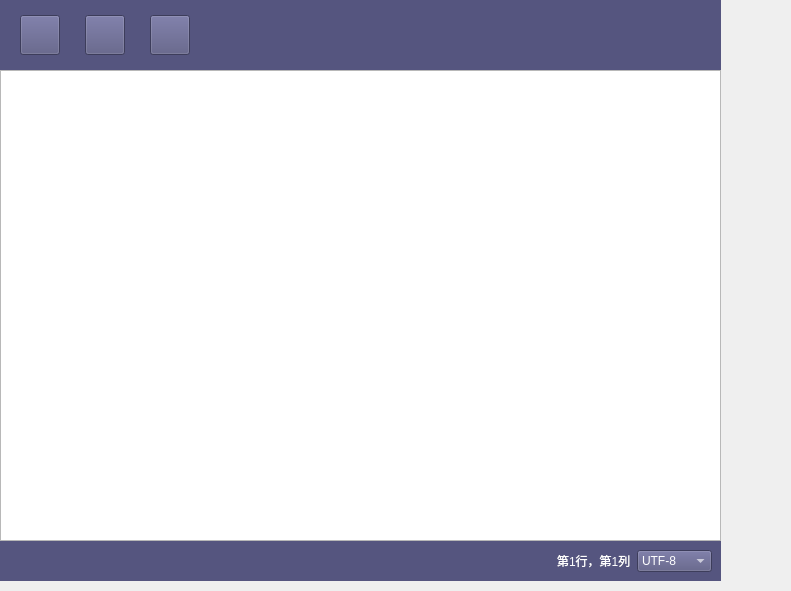
<?xml version="1.0" encoding="UTF-8"?>
<ui version="4.0">
 <class>Widget</class>
 <widget class="QWidget" name="Widget">
  <property name="geometry">
   <rect>
    <x>0</x>
    <y>0</y>
    <width>791</width>
    <height>591</height>
   </rect>
  </property>
  <property name="windowTitle">
   <string>note</string>
  </property>
  <property name="windowIcon">
   <iconset resource="sourse.qrc">
    <normaloff>:/qtui/note.jpg</normaloff>:/qtui/note.jpg</iconset>
  </property>
  <widget class="QWidget" name="layoutWidget">
   <property name="geometry">
    <rect>
     <x>0</x>
     <y>0</y>
     <width>721</width>
     <height>581</height>
    </rect>
   </property>
   <layout class="QVBoxLayout" name="verticalLayout">
    <property name="spacing">
     <number>0</number>
    </property>
    <property name="sizeConstraint">
     <enum>QLayout::SetDefaultConstraint</enum>
    </property>
    <item>
     <widget class="QWidget" name="ceilingwidget" native="true">
      <property name="minimumSize">
       <size>
        <width>0</width>
        <height>70</height>
       </size>
      </property>
      <property name="baseSize">
       <size>
        <width>0</width>
        <height>80</height>
       </size>
      </property>
      <property name="styleSheet">
       <string notr="true">
background-color: rgb(85, 85, 127);</string>
      </property>
      <widget class="QWidget" name="layoutWidget">
       <property name="geometry">
        <rect>
         <x>20</x>
         <y>10</y>
         <width>771</width>
         <height>51</height>
        </rect>
       </property>
       <layout class="QHBoxLayout" name="horizontalLayout">
        <property name="spacing">
         <number>25</number>
        </property>
        <item>
         <widget class="QPushButton" name="btmclose">
          <property name="minimumSize">
           <size>
            <width>40</width>
            <height>40</height>
           </size>
          </property>
          <property name="styleSheet">
           <string notr="true">border-image: url(:/qtui/close.jpg);</string>
          </property>
          <property name="text">
           <string/>
          </property>
         </widget>
        </item>
        <item>
         <widget class="QPushButton" name="btmopen">
          <property name="minimumSize">
           <size>
            <width>40</width>
            <height>40</height>
           </size>
          </property>
          <property name="styleSheet">
           <string notr="true">border-image: url(:/qtui/open.jpg);</string>
          </property>
          <property name="text">
           <string/>
          </property>
         </widget>
        </item>
        <item>
         <widget class="QPushButton" name="btmsave">
          <property name="minimumSize">
           <size>
            <width>40</width>
            <height>40</height>
           </size>
          </property>
          <property name="styleSheet">
           <string notr="true">border-image: url(:/qtui/save.jpg);</string>
          </property>
          <property name="text">
           <string/>
          </property>
         </widget>
        </item>
        <item>
         <spacer name="horizontalSpacer">
          <property name="orientation">
           <enum>Qt::Horizontal</enum>
          </property>
          <property name="sizeHint" stdset="0">
           <size>
            <width>40</width>
            <height>20</height>
           </size>
          </property>
         </spacer>
        </item>
       </layout>
      </widget>
     </widget>
    </item>
    <item>
     <widget class="QTextEdit" name="textEdit"/>
    </item>
    <item>
     <widget class="QWidget" name="floorwidget" native="true">
      <property name="minimumSize">
       <size>
        <width>0</width>
        <height>40</height>
       </size>
      </property>
      <property name="layoutDirection">
       <enum>Qt::LeftToRight</enum>
      </property>
      <property name="styleSheet">
       <string notr="true">background-color: rgb(85, 85, 127);</string>
      </property>
      <layout class="QHBoxLayout" name="horizontalLayout_3">
       <item>
        <layout class="QHBoxLayout" name="horizontalLayout_2">
         <item>
          <spacer name="horizontalSpacer_2">
           <property name="orientation">
            <enum>Qt::Horizontal</enum>
           </property>
           <property name="sizeHint" stdset="0">
            <size>
             <width>448</width>
             <height>18</height>
            </size>
           </property>
          </spacer>
         </item>
         <item>
          <widget class="QLabel" name="LR">
           <property name="styleSheet">
            <string notr="true">color: rgb(255, 255, 255);</string>
           </property>
           <property name="text">
            <string>第1行，第1列</string>
           </property>
          </widget>
         </item>
         <item>
          <widget class="QComboBox" name="comboBox">
           <property name="styleSheet">
            <string notr="true">color: rgb(255, 255, 255);</string>
           </property>
           <item>
            <property name="text">
             <string>UTF-8</string>
            </property>
           </item>
           <item>
            <property name="text">
             <string>GB2312</string>
            </property>
           </item>
           <item>
            <property name="text">
             <string>ANSI</string>
            </property>
           </item>
          </widget>
         </item>
        </layout>
       </item>
      </layout>
     </widget>
    </item>
   </layout>
  </widget>
 </widget>
 <resources>
  <include location="sourse.qrc"/>
 </resources>
 <connections/>
</ui>
